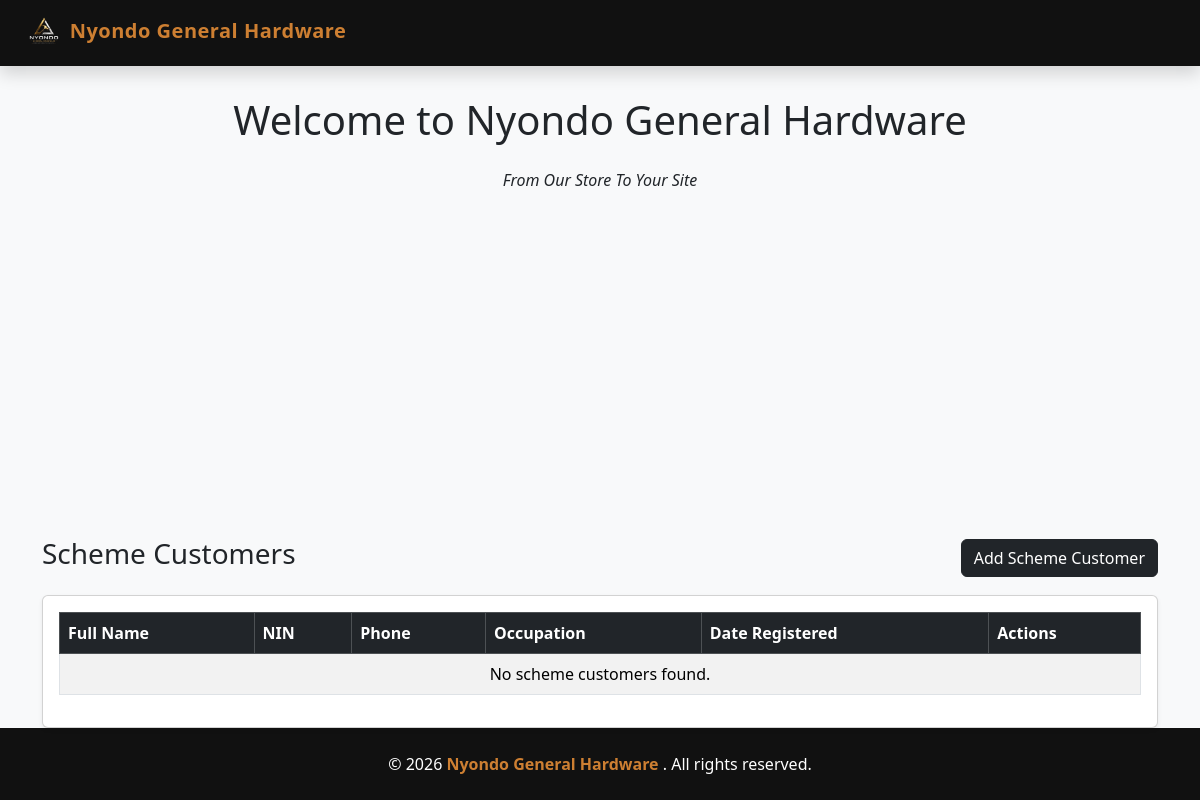
Before: /scheme/ with the older database file.
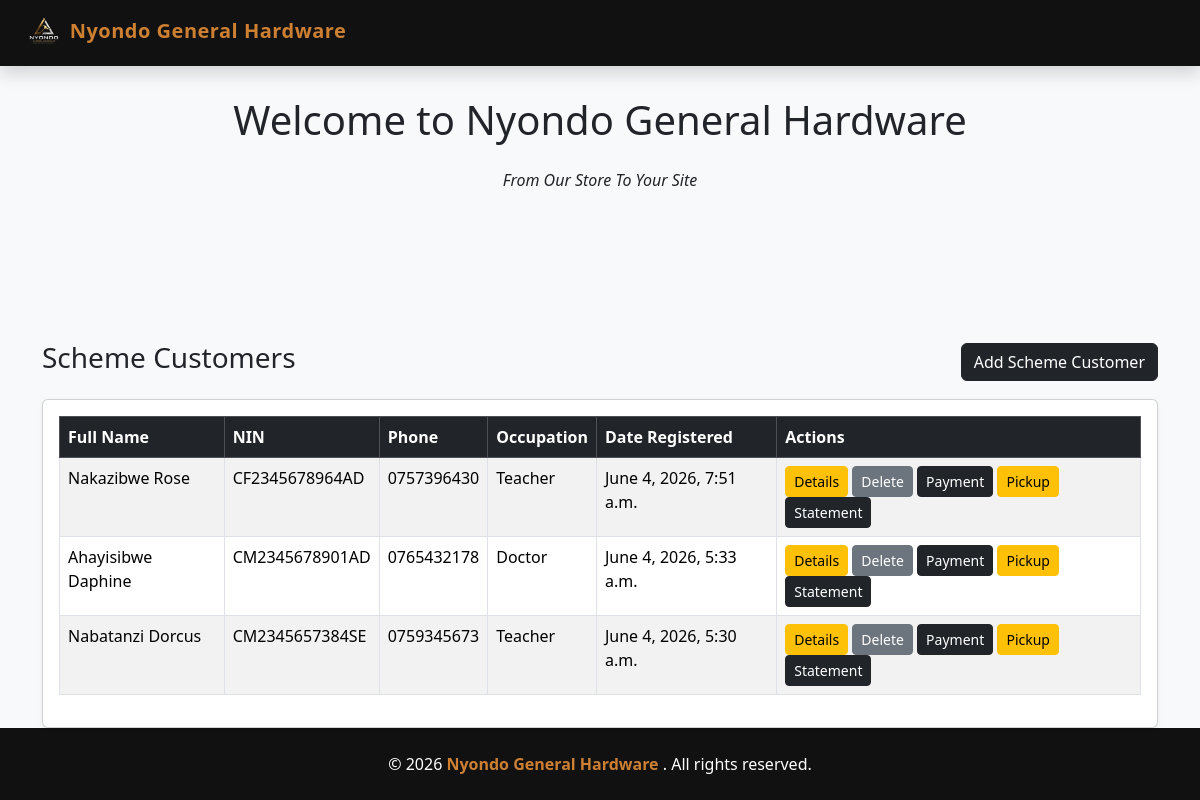
After: the same page with the newer database file.
### schemeapp/models.py (models this page shows, shortened)
class SchemeCustomer(models.Model):
    full_name = models.CharField(max_length=150)
    nin_number = models.CharField(max_length=30, unique=True)
    phone_number = models.CharField(max_length=20)
    address = models.TextField()
    occupation = models.CharField(max_length=100, default="Salary Earner")
    date_registered = models.DateTimeField(auto_now_add=True)

### schemeapp/views.py (the view)
# urls.py: path("", views.scheme_customer_list, name="scheme_customer_list"),
def scheme_customer_list(request):
    customers = SchemeCustomer.objects.all().order_by("-date_registered")
    return render(request, "scheme_customer_list.html", {"customers": customers})

### schemeapp/templates/scheme_customer_list.html (shortened to what this page needs)
{% extends "base.html" %} {% block content %}
<div class="container mt-4">
  <div class="d-flex justify-content-between align-items-center mb-3">
    <h3>Scheme Customers</h3>
    <a href="{% url 'register_scheme_customer' %}" class="btn btn-dark">
      Add Scheme Customer
    </a>
  </div>
  <div class="card shadow-sm">
    <div class="card-body table-responsive">
      <table class="table table-bordered table-striped">
        <thead class="table-dark">
          <tr>
            <th>Full Name</th>
            <th>NIN</th>
            <th>Phone</th>
            <th>Occupation</th>
            <th>Date Registered</th>
            <th>Actions</th>
          </tr>
        </thead>
        <tbody>
          {% for customer in customers %}
          <tr>
            <td>{{ customer.full_name }}</td>
            <td>{{ customer.nin_number }}</td>
            <td>{{ customer.phone_number }}</td>
            <td>{{ customer.occupation }}</td>
            <td>{{ customer.date_registered }}</td>
            <td>
              <a
                href="{% url 'customer_scheme_detail' customer.id %}"
                class="btn btn-sm btn-warning"
              >
                Details
              </a>
              <a
                href="{% url 'delete_customer' customer.id %}"
                class="btn btn-secondary btn-sm"
              >
                Delete
              </a>
              <a
                href="{% url 'record_scheme_payment' customer.id %}"
                class="btn btn-sm btn-dark"
              >
                Payment
              </a>
              <a
                href="{% url 'scheme_goods_pickup' customer.id %}"
                class="btn btn-sm btn-warning"
              >
                Pickup
              </a>
              <a
                href="{% url 'scheme_statement' customer.id %}"
                class="btn btn-sm btn-dark"
              >
                Statement
              </a>
            </td>
          </tr>
          {% empty %}
          <tr>
            <td colspan="6" class="text-center">No scheme customers found.</td>
          </tr>
          {% endfor %}
        </tbody>
      </table>
    </div>
  </div>
</div>
{% endblock %}

Changed rows visible on the page:
added SchemeCustomer: full_name "Nakazibwe Rose", nin_number "CF2345678964AD", phone_number "0757396430", occupation "Teacher", date_registered "June 4, 2026, 7:51 a.m."
added SchemeCustomer: full_name "Ahayisibwe Daphine", nin_number "CM2345678901AD", phone_number "0765432178", occupation "Doctor", date_registered "June 4, 2026, 5:33 a.m."
added SchemeCustomer: full_name "Nabatanzi Dorcus", nin_number "CM2345657384SE", phone_number "0759345673", occupation "Teacher", date_registered "June 4, 2026, 5:30 a.m."
Other visible differences:
text no longer shown: "No scheme customers found."
